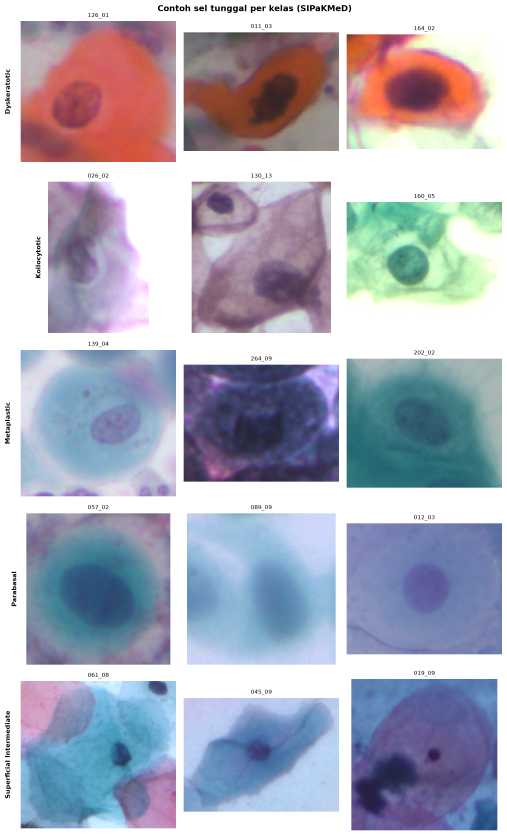
#> input picture sample_citra_sipakmed.png, 1521 x 2506 px (shown at 1/3 size); its folder holds only this picture in this run
$ python -i preprocessing.py   (imports and definitions only)   (older library calls are emulated)
#> lines starting #> are read from the running program, lines starting #| are printed output that depends on the picture
"""
preprocessing.py
================
Pipeline praproses citra Pap smear (SIPaKMeD).

Fungsi utama: `preprocess(img, varian="V2")`.

Fungsi ini adalah SATU-SATUNYA tempat praproses didefinisikan. Notebook,
skrip pelatihan, dan aplikasi demo wajib memanggil fungsi ini -- jangan
menyalin logikanya. Kalau disalin, versi training dan versi demo akan
berbeda diam-diam, dan model yang akurasinya 97% di notebook akan
memberi jawaban ngawur saat didemokan.

Varian yang tersedia (lihat VARIAN):
    V0  resize + grayscale                     (baseline)
    V1  V0 + CLAHE
    V2  V1 + median filter                     (model utama)
    V3  V0 + median filter + CLAHE             (uji urutan langkah)
"""

from __future__ import annotations

from pathlib import Path
from typing import Iterable, Sequence

import cv2
import numpy as np

# ---------------------------------------------------------------------------
# Definisi varian
# ---------------------------------------------------------------------------
# Urutan langkah ditulis eksplisit supaya bisa dibandingkan secara adil:
# satu varian hanya boleh berbeda SATU langkah dari varian sebelumnya,
# sehingga selisih hasilnya bisa diatribusikan ke langkah itu.

VARIAN: dict[str, tuple[str, ...]] = {
    "V0": ("resize", "grayscale"),
    "V1": ("resize", "grayscale", "clahe"),
    "V2": ("resize", "grayscale", "clahe", "median"),
    "V3": ("resize", "grayscale", "median", "clahe"),
}

KETERANGAN_VARIAN = {
    "V0": "resize + grayscale (baseline)",
    "V1": "V0 + CLAHE",
    "V2": "V1 + median filter (utama)",
    "V3": "V0 + median + CLAHE (uji urutan)",
}


# ---------------------------------------------------------------------------
# Langkah-langkah
# ---------------------------------------------------------------------------

def ke_grayscale(img: np.ndarray) -> np.ndarray:
    """Ubah citra RGB (atau RGBA) menjadi grayscale uint8.

    Input 2 dimensi dianggap sudah grayscale dan dikembalikan apa adanya,
    supaya fungsi ini tetap jalan untuk citra baru yang formatnya lain.
    """
    if img.ndim == 2:
        return img
    if img.ndim != 3:
        raise ValueError(f"Bentuk citra tidak dikenali: {img.shape}")
    if img.shape[2] == 4:
        img = img[:, :, :3]
    if img.shape[2] != 3:
        raise ValueError(f"Jumlah kanal tidak dikenali: {img.shape}")
    return cv2.cvtColor(img, cv2.COLOR_RGB2GRAY)


def ubah_ukuran(img: np.ndarray, ukuran: int = 224, jaga_aspek: bool = False) -> np.ndarray:
    """Ubah ukuran citra menjadi ukuran x ukuran.

    jaga_aspek=False (default): citra dipaksa persegi. Ini yang dilakukan
        sebagian besar artikel (mis. A3 me-resize ke 227x227), tetapi
        konsekuensinya bentuk sel ikut terdistorsi. Untuk fitur tekstur
        (GLCM/LBP) dampaknya kecil.

    jaga_aspek=True: citra diberi padding sampai persegi lalu di-resize,
        sehingga bentuk sel (rasio nukleus/sitoplasma, circularity) tetap.
        Pakai opsi ini kalau nanti menambahkan fitur bentuk seperti
        Hu moments.

    Interpolasi dipilih otomatis: INTER_AREA saat memperkecil, INTER_CUBIC
    saat memperbesar. Pada SIPaKMeD ukuran median citra hanya 188x166, jadi
    mayoritas (2472 dari 4049, 61,1%) justru DIPERBESAR dengan INTER_CUBIC,
    dan 1577 citra (38,9%) diperkecil dengan INTER_AREA. Konsekuensinya
    tekstur dihitung pada piksel hasil interpolasi untuk sebagian besar
    data; ini dicatat sebagai keterbatasan, bukan diabaikan.
    """
    h, w = img.shape[:2]

    if jaga_aspek:
        sisi = max(h, w)
        atas = (sisi - h) // 2
        bawah = sisi - h - atas
        kiri = (sisi - w) // 2
        kanan = sisi - w - kiri
        img = cv2.copyMakeBorder(
            img, atas, bawah, kiri, kanan, cv2.BORDER_REPLICATE
        )
        h, w = img.shape[:2]

    if h == ukuran and w == ukuran:
        return img

    interp = cv2.INTER_AREA if (h > ukuran or w > ukuran) else cv2.INTER_CUBIC
    return cv2.resize(img, (ukuran, ukuran), interpolation=interp)


def terapkan_clahe(
    img: np.ndarray, clip_limit: float = 2.0, tile_grid: Sequence[int] = (8, 8)
) -> np.ndarray:
    """CLAHE: penyamaan histogram adaptif yang dibatasi.

    Cara kerjanya: citra dibagi menjadi tile (default 8x8 = 64 tile), tiap
    tile disamakan histogramnya sendiri, lalu puncak histogram dipotong di
    clip_limit x rata-rata dan kelebihannya disebar ke bin lain. Pemotongan
    inilah yang membedakan CLAHE dari equalizeHist biasa: tanpa pemotongan,
    noise ikut ter-amplify.

    Syarat: input harus grayscale uint8.
    """
    if img.ndim != 2:
        raise ValueError("CLAHE membutuhkan citra grayscale 1 kanal.")
    if img.dtype != np.uint8:
        raise ValueError("CLAHE membutuhkan citra uint8.")
    clahe = cv2.createCLAHE(clipLimit=float(clip_limit), tileGridSize=tuple(int(t) for t in tile_grid))
    return clahe.apply(img)


def filter_median(img: np.ndarray, ksize: int = 3) -> np.ndarray:
    """Filter median: tiap piksel diganti median dari ksize x ksize tetangganya.

    Dipilih daripada Gaussian blur karena median membuang outlier (bintik
    noise, debris) tanpa mengaburkan tepi nukleus -- tepi yang justru jadi
    ciri pembeda utama antar kelas sel.

    Syarat: ksize ganjil dan >= 3 (keterbatasan OpenCV).
    """
    if ksize % 2 == 0 or ksize < 3:
        raise ValueError(f"ksize harus ganjil dan >= 3, diterima: {ksize}")
    if img.dtype != np.uint8:
        raise ValueError("medianBlur membutuhkan citra uint8.")
    return cv2.medianBlur(img, ksize)


# ---------------------------------------------------------------------------
# Fungsi utama
# ---------------------------------------------------------------------------

def preprocess(
    img: np.ndarray,
    varian: str = "V2",
    ukuran: int = 224,
    clip_limit: float = 2.0,
    tile_grid: Sequence[int] = (8, 8),
    ksize: int = 3,
    jaga_aspek: bool = False,
) -> np.ndarray:
    """Jalankan pipeline praproses sesuai varian.

    Parameter
    ---------
    img : array
        Citra mentah. Boleh RGB (H,W,3), RGBA (H,W,4), atau sudah grayscale
        (H,W). Bentuk apa pun diterima selama bisa dikonversi ke grayscale.
    varian : str
        Salah satu kunci VARIAN ("V0".."V3").

    Mengembalikan
    -------------
    np.ndarray uint8 berukuran (ukuran, ukuran).
    """
    if varian not in VARIAN:
        raise KeyError(f"Varian tidak dikenal: {varian}. Pilihan: {list(VARIAN)}")

    x = img
    for langkah in VARIAN[varian]:
        if langkah == "resize":
            x = ubah_ukuran(x, ukuran=ukuran, jaga_aspek=jaga_aspek)
        elif langkah == "grayscale":
            x = ke_grayscale(x)
        elif langkah == "clahe":
            x = terapkan_clahe(x, clip_limit=clip_limit, tile_grid=tile_grid)
        elif langkah == "median":
            x = filter_median(x, ksize=ksize)
        else:  # pragma: no cover
            raise KeyError(f"Langkah tidak dikenal: {langkah}")

    if x.dtype != np.uint8:
        raise RuntimeError(f"Keluaran praproses harus uint8, dapat {x.dtype}")
    return x


# [83 lines left out: functions preprocess_path, proses_batch, entropi, statistik, not called in this run]

>>> import cv2
>>> picture = cv2.cvtColor(cv2.imread('../sample_citra_sipakmed.png'), cv2.COLOR_BGR2RGB)
>>> result = preprocess(picture)
#> the loop in preprocess, `for langkah in VARIAN[varian]:` made 4 passes
#> pass 1, in preprocess, `x = ubah_ukuran(x, ukuran=ukuran, jaga_aspek=jaga_aspek)`:
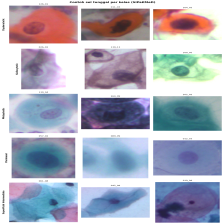
#> x: shape (224, 224, 3); mean R, G, B 171.1, 173.3, 188.4
#> pass 2, in preprocess, `x = ke_grayscale(x)`:
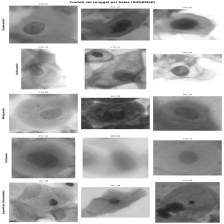
#> x: shape (224, 224); min 37, max 255, mean 174.3
#> pass 3, in preprocess, `x = terapkan_clahe(x, clip_limit=clip_limit, tile_grid=tile_grid)`:
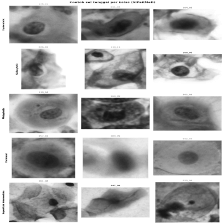
#> x: shape (224, 224); min 18, max 255, mean 170.9

$ run again, on distribusi_sipakmed.png
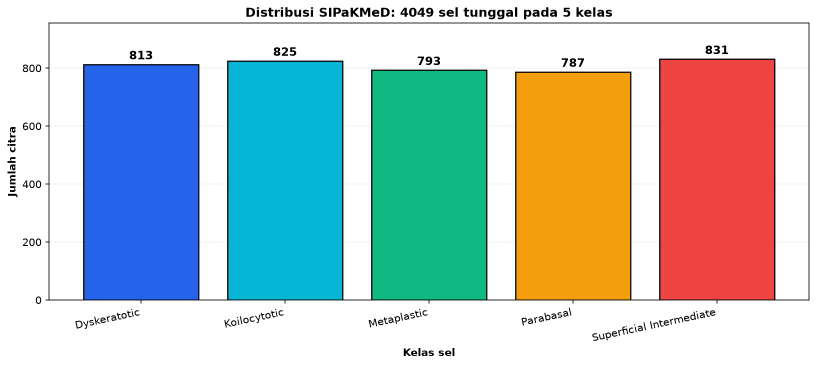
#> input picture distribusi_sipakmed.png, 1633 x 732 px (shown at 1/2 size)
#> the loop in preprocess, `for langkah in VARIAN[varian]:` made 4 passes
#> pass 1, in preprocess, `x = ubah_ukuran(x, ukuran=ukuran, jaga_aspek=jaga_aspek)`:
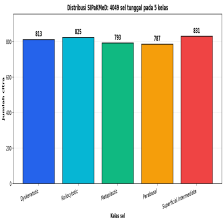
#> x: shape (224, 224, 3); mean R, G, B 182.3, 195.4, 192.7
#> after the loop in preprocess, `for langkah in VARIAN[varian]:`:
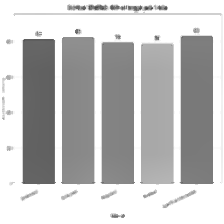
#> x: shape (224, 224); min 65, max 255, mean 194.9
